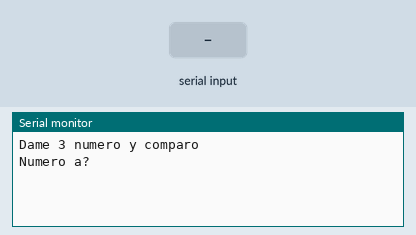
This sketch was run on a simulated Arduino Uno, built with avr-gcc and run on an emulated ATmega328P. Shown: the last lines printed to the serial monitor. The inputs (shaded band) are chosen by the test bench.

Above: at 1.2 s.
1.3 s: "90,45,200\n" received over Serial
At 2.62 s:
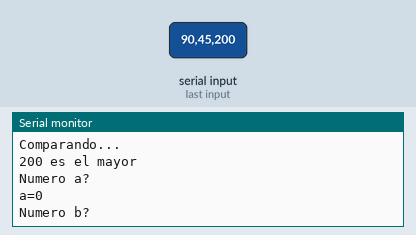
2.8 s: "30,150,10\n" received over Serial
At 4.7 s:
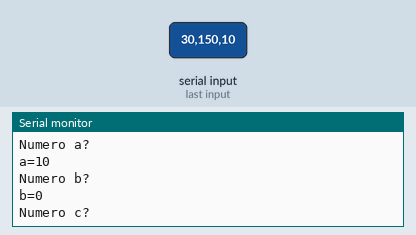

The sketch:

arduino.20.numeromasgrande.ino
```cpp
//Que numero es mas grande

int a = 0;
int b = 0;
int c = 0;
byte condicion = 0;

void setup() {
  Serial.begin(9600);
  Serial.println("Dame 3 numero y comparo");
  Serial.println("Numero a?");
}

void loop() {
  while (condicion == 0) {
    if (Serial.available() > 0) {
      a = Serial.parseInt();
      Serial.print("a=");
      Serial.println(a);
      Serial.println("Numero b?");
      condicion = 1;
    }

  }
  while (condicion == 1) {
    if (Serial.available() > 0) {
      b = Serial.parseInt();
      Serial.print("b=");
      Serial.println(b);
      Serial.println("Numero c?");
      condicion = 2;
    }
  }
  while (condicion == 2) {

    if (Serial.available() > 0) {
      c = Serial.parseInt();
      Serial.print("c=");
      Serial.println(c);
      Serial.println("Comparando...");
      condicion = 3;
    }
  }

  if (a > b) {
    if (a > c) {
      Serial.print(a);
      Serial.println(" es el mayor");
    }
    else {
      Serial.print(c);
      Serial.println(" es el mayor");
    }
  }
  else {
    if (b > c) {
      Serial.print(b);
      Serial.println(" es el mayor");
    }
    else {
      Serial.print(c);
      Serial.println(" es el mayor");
    }
  }
  condicion = 0;
  Serial.println("Numero a?");
}
```

Measured:
- after the input at 1.3 s, the serial monitor: prints a new line at once (image 1)
- after the input at 2.8 s, the serial monitor: prints a new line at once (image 2)
